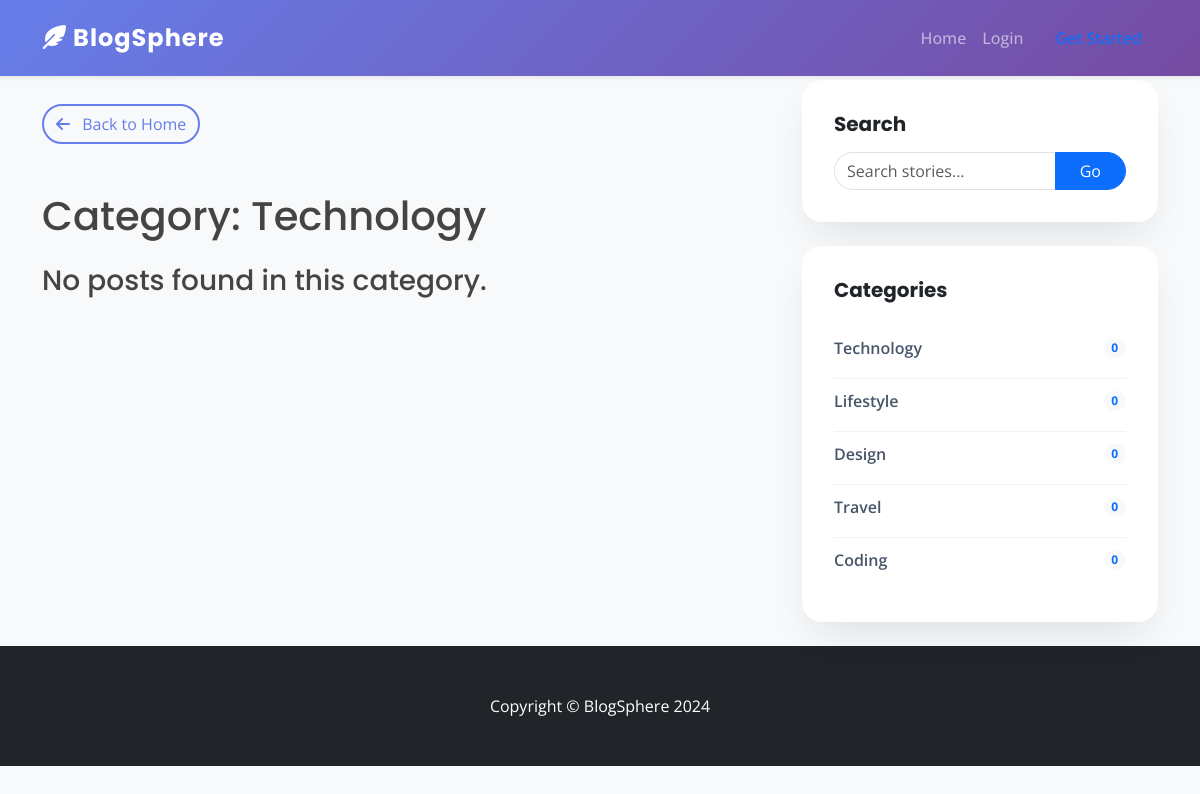
The app's page /category.php?category=1 with its own data.
### tables this page shows
CREATE TABLE IF NOT EXISTS `categories` (
  `cat_id` int(3) NOT NULL AUTO_INCREMENT,
  `cat_title` varchar(255) NOT NULL,
  PRIMARY KEY (`cat_id`)
);

### category.php (the view, shortened to what this page needs)
<?php include "includes/header.php"; ?>
<div class="container">
    <div class="row">
        <div class="col-lg-8">
            <a href="index.php" class="btn btn-outline-primary rounded-pill mb-4 mt-4 fade-up">
                <i class="fa-solid fa-arrow-left me-2"></i> Back to Home
            </a>
            <?php
            if(isset($_GET['category'])){
                $the_post_category_id = $_GET['category'];
                $cat_title_query = "SELECT cat_title FROM categories WHERE cat_id = ?";
                $stmt_cat = $pdo->prepare($cat_title_query);
                $stmt_cat->execute([$the_post_category_id]);
                $cat_row = $stmt_cat->fetch();
                $category_name = ($cat_row) ? $cat_row['cat_title'] : "Unknown Category";
                echo "<h1 class='my-4'>Category: {$category_name}</h1>";
                $query = "SELECT * FROM posts WHERE post_category_id = ? AND post_status = 'published' ORDER BY post_id DESC";
                $stmt = $pdo->prepare($query);
                $stmt->execute([$the_post_category_id]);
                $count = $stmt->rowCount();
                if($count == 0) {
                    echo "<h3>No posts found in this category.</h3>";
                }
            } else {
                header("Location: index.php");
            }
            ?>
        </div>
        <div class="col-md-4">
            <?php include "includes/sidebar.php"; ?>
        </div>
    </div>
</div>
<?php include "includes/footer.php"; ?>

### includes/header.php (shortened to what this page needs)
<!DOCTYPE html>
<html lang="en">
<head>
    <link href="https://cdn.jsdelivr.net/npm/bootstrap@5.3.0/dist/css/bootstrap.min.css" rel="stylesheet">
    <link rel="stylesheet" href="https://cdnjs.cloudflare.com/ajax/libs/font-awesome/6.4.0/css/all.min.css">
    <link href="css/style.css" rel="stylesheet">
</head>
<body>
<nav class="navbar navbar-expand-lg navbar-dark fixed-top shadow-sm">
    <div class="container">
        <a class="navbar-brand fw-bold" href="index.php">
            <i class="fa-solid fa-feather-pointed"></i> BlogSphere
        </a>
        <div class="collapse navbar-collapse" id="navbarResponsive">
            <ul class="navbar-nav ms-auto">
                <li class="nav-item"><a class="nav-link" href="index.php">Home</a></li>
                <?php if(isset($_SESSION['user_role'])): ?>
                    <li class="nav-item"><a class="nav-link" href="admin/index.php">Dashboard</a></li>
                    <li class="nav-item"><a class="nav-link btn btn-light text-primary px-3 ms-2 rounded-pill" href="logout.php">Logout</a></li>
                <?php else: ?>
                    <li class="nav-item"><a class="nav-link" href="login.php">Login</a></li>
                    <li class="nav-item"><a class="nav-link btn btn-light text-primary px-3 ms-2 rounded-pill" href="register.php">Get Started</a></li>
                <?php endif; ?>
            </ul>
        </div>
    </div>
</nav>

### includes/sidebar.php
<div class="card sidebar-widget mb-4">
    <h5 class="fw-bold mb-3">Search</h5>
    <form action="search.php" method="post">
        <div class="input-group">
            <input type="text" name="search" class="form-control rounded-start-pill border-end-0" placeholder="Search stories...">
            <button class="btn btn-primary rounded-end-pill px-4" name="submit" type="submit">Go</button>
        </div>
    </form>
</div>
<div class="card sidebar-widget mb-4">
    <h5 class="fw-bold mb-4">Categories</h5>
    <ul class="list-unstyled mb-0">
        <?php
        $query = "SELECT categories.cat_id, categories.cat_title, COUNT(posts.post_id) as post_count
                  FROM categories
                  LEFT JOIN posts ON categories.cat_id = posts.post_category_id AND posts.post_status = 'published'
                  GROUP BY categories.cat_id
                  LIMIT 6";
        $stmt = $pdo->query($query);
        while($row = $stmt->fetch()) {
            $cat_title = $row['cat_title'];
            $cat_id = $row['cat_id'];
            $post_count = $row['post_count'];
            echo "<li><a href='category.php?category={$cat_id}' class='d-flex justify-content-between align-items-center mb-2'>
                    <span>{$cat_title}</span>
                    <span class='badge bg-light text-primary rounded-pill'>{$post_count}</span>
                  </a></li>";
        }
        ?>
    </ul>
</div>

### includes/footer.php (shortened to what this page needs)
    <footer class="py-5 bg-dark">
        <div class="container">
            <p class="m-0 text-center text-white">Copyright &copy; BlogSphere 2024</p>
        </div>
    </footer>
</body>
</html>

### css/style.css (style rules this page uses)
body { font-family: "Open Sans", sans-serif; background-color: #f8f9fa; padding-top: 80px; color: #444; display: flex; flex-direction: column; min-height: 100vh; }
h1, h2, h3, h4, h5, h6, .navbar-brand { font-family: "Poppins", sans-serif; }
.navbar { background: linear-gradient( 135deg, #667eea 0%, #764ba2 100% ) !important; padding: 15px 0; box-shadow: 0 2px 15px rgba(0, 0, 0, 0.15); z-index: 1050; }
.navbar-brand { font-size: 1.5rem; letter-spacing: 1px; }
.nav-link { font-weight: 500; }
.card { border: none; border-radius: 15px; background: #fff; box-shadow: 0 10px 25px rgba(0, 0, 0, 0.05); overflow: hidden; margin-bottom: 30px; transition: transform 0.3s ease, box-shadow 0.3s ease; }
:root { --br-standard: 20px; --shadow-premium: 0 20px 40px -12px rgba(15, 23, 42, 0.12); --shadow-hover: 0 30px 60px -15px rgba(15, 23, 42, 0.2); }
.card { border: none; border-radius: var(--br-standard); background: #fff; box-shadow: var(--shadow-premium); overflow: hidden; margin-bottom: 30px; transition: all 0.4s cubic-bezier(0.165, 0.84, 0.44, 1); }
.fade-up { animation: fadeUp 1s cubic-bezier(0.19, 1, 0.22, 1) forwards; opacity: 0; }
.btn-outline-primary { border-color: #667eea; color: #667eea; border-width: 2px; }
.sidebar-widget { padding: 2rem; }
.sidebar-widget .list-unstyled li { padding: 10px 0; border-bottom: 1px solid rgba(0, 0, 0, 0.05); }
.sidebar-widget .list-unstyled li:last-child { border-bottom: none; }
.sidebar-widget .list-unstyled a { text-decoration: none; color: #475569; font-weight: 600; display: flex; justify-content: space-between; align-items: center; transition: all 0.2s ease; }

### records on screen
categories: cat_title "Technology", post_count "0"
categories: cat_title "Lifestyle", post_count "0"
categories: cat_title "Design", post_count "0"
categories: cat_title "Travel", post_count "0"
categories: cat_title "Coding", post_count "0"
